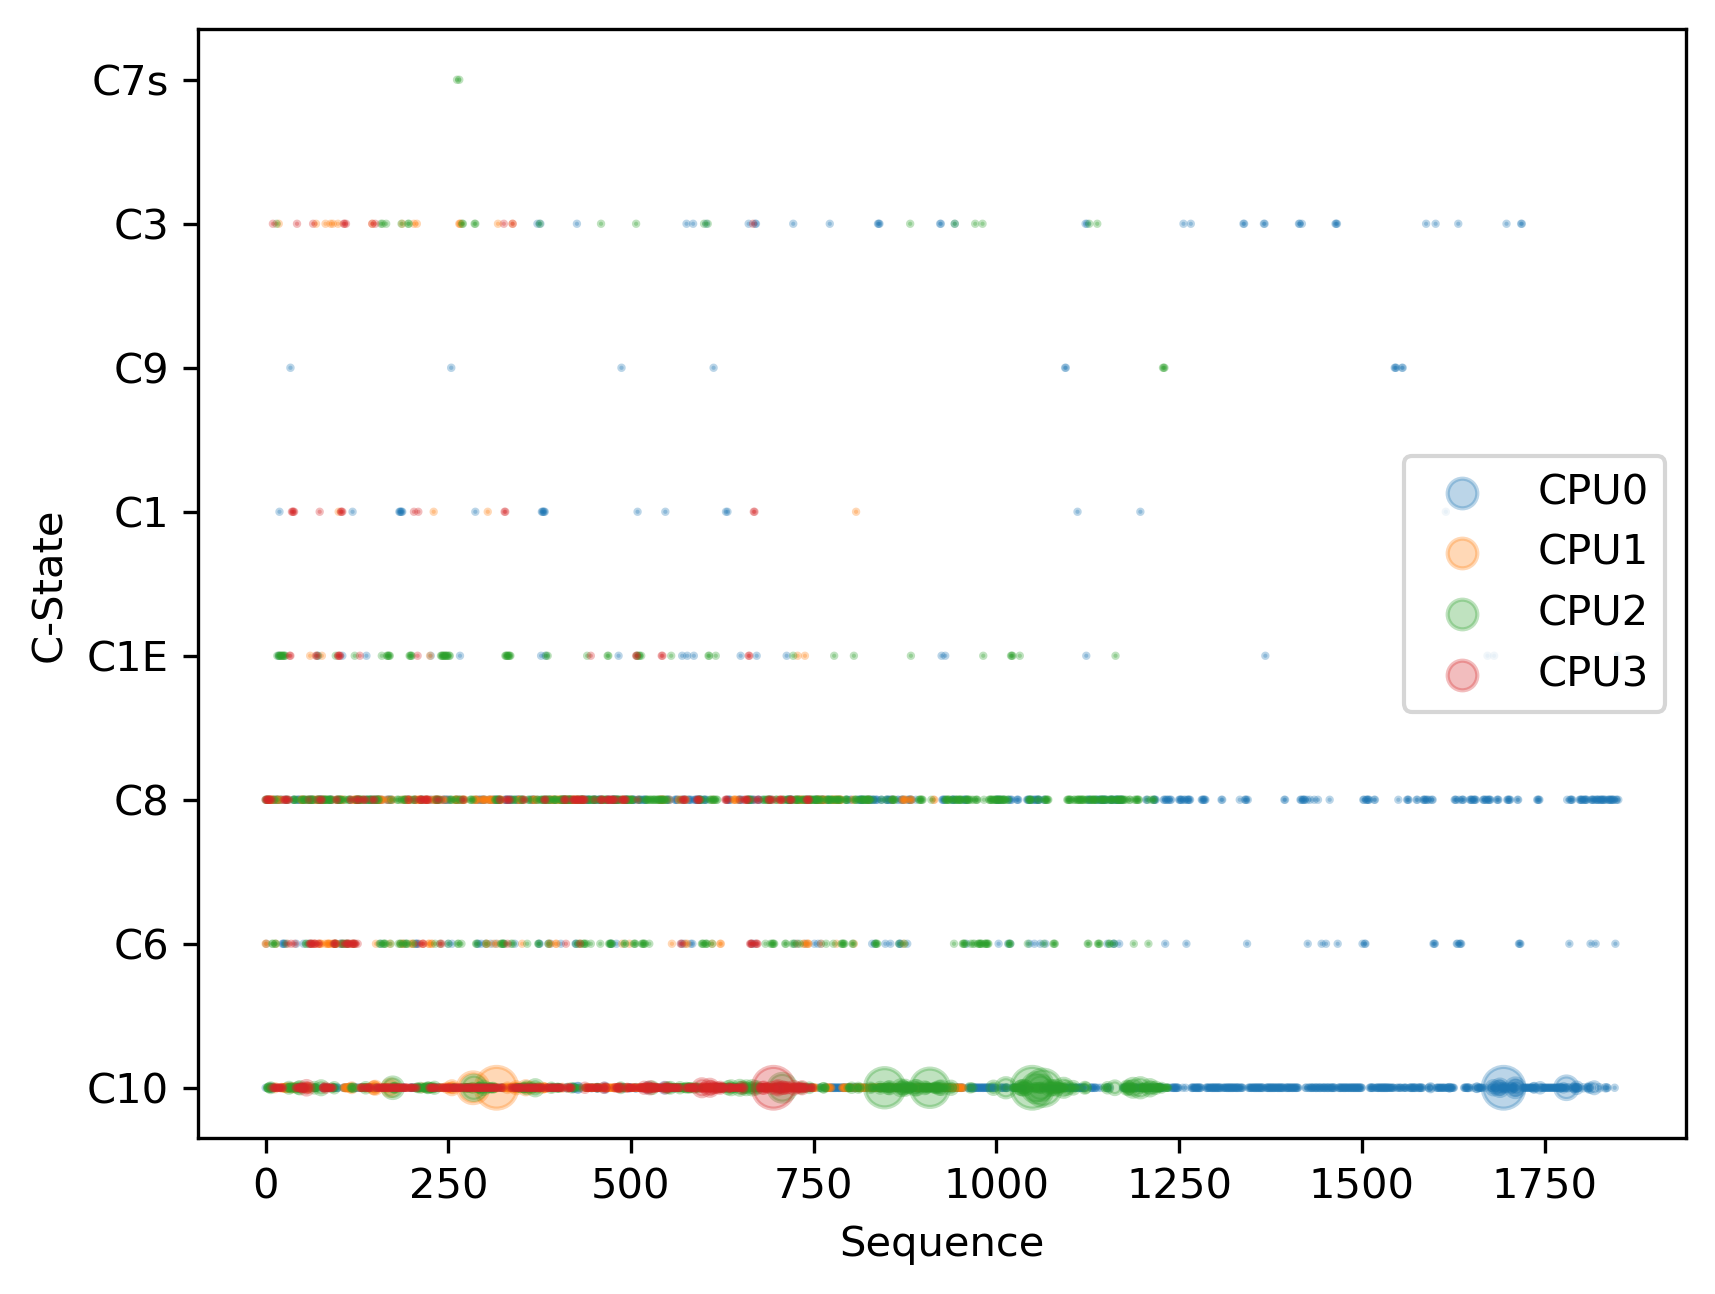

Here is the Python script that generated this plot:
#!/usr/bin/python3

import os
import pandas as pd
import numpy as np
import matplotlib.pyplot as plt

FILE_BASE = os.path.splitext(__file__)[0]
FILE_DATA = FILE_BASE + ".txt"
FILE_PNG  = FILE_BASE + ".png"
FILE_PDF  = FILE_BASE + ".pdf"

colors = iter([plt.cm.tab10(i) for i in range(20)])

df = pd.read_csv(FILE_DATA, delim_whitespace=True, usecols=['C-State', 'Sleep[ns]', 'CPU'])

for cpu in df['CPU'].unique():
    sleep_data = (df.loc[df['CPU']==cpu])
    sleep_data['norm_sleep'] = (sleep_data['Sleep[ns]']-sleep_data['Sleep[ns]'].min()) / (sleep_data['Sleep[ns]'].max() - sleep_data['Sleep[ns]'].min())
    plt.scatter(range(0,len(sleep_data.index)), sleep_data['C-State'], s=100**sleep_data['norm_sleep'], alpha=0.3, label=f'CPU{cpu}', c=[next(colors)])

plt.xlabel('Sequence')
plt.ylabel('C-State')
plt.legend()

print(f'generate {FILE_PDF}')
plt.savefig(FILE_PDF, dpi=300, bbox_inches='tight')
print(f'generate {FILE_PNG}')
plt.savefig(FILE_PNG, dpi=300, bbox_inches='tight')
